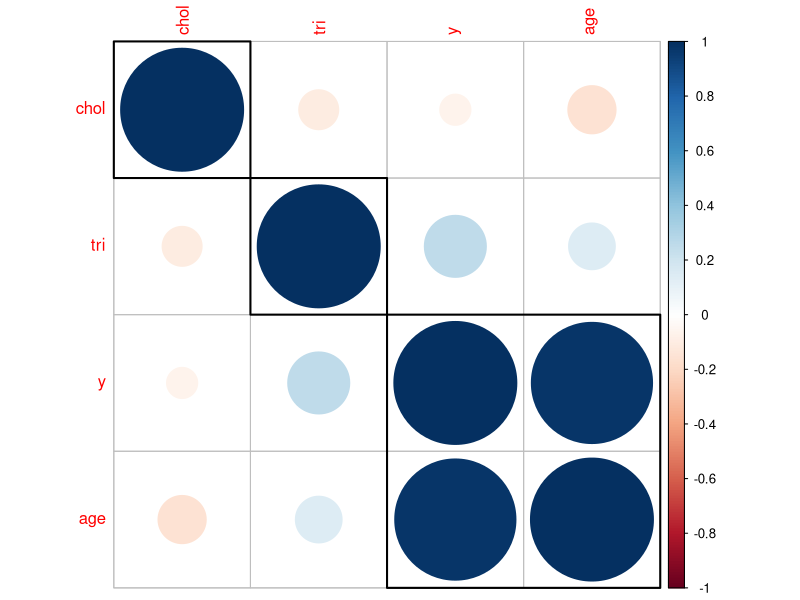
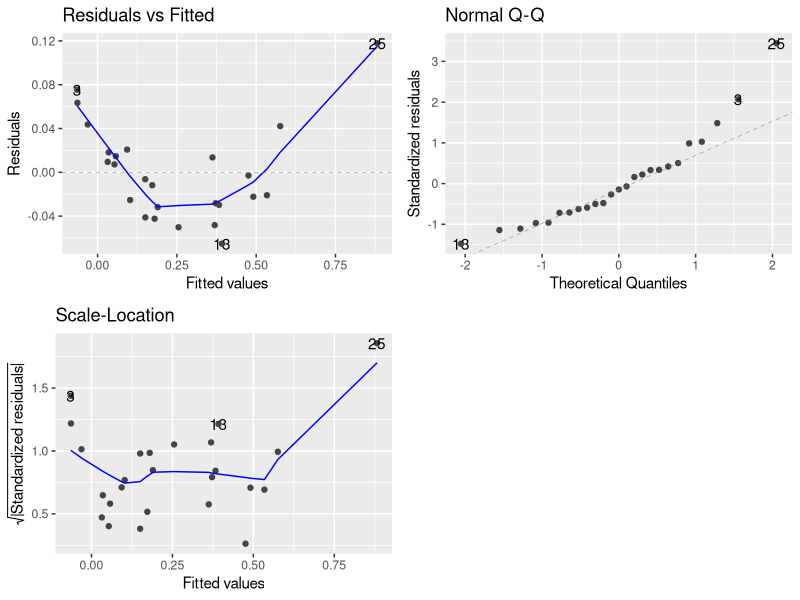
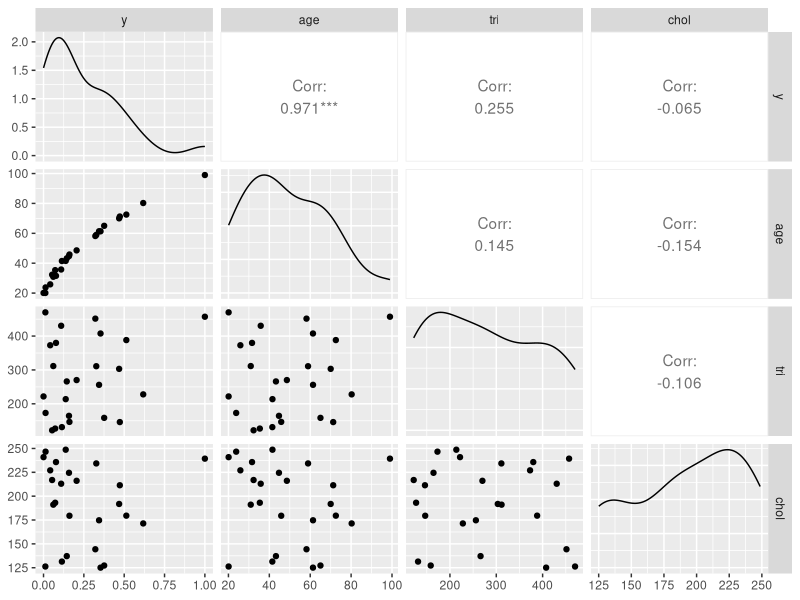
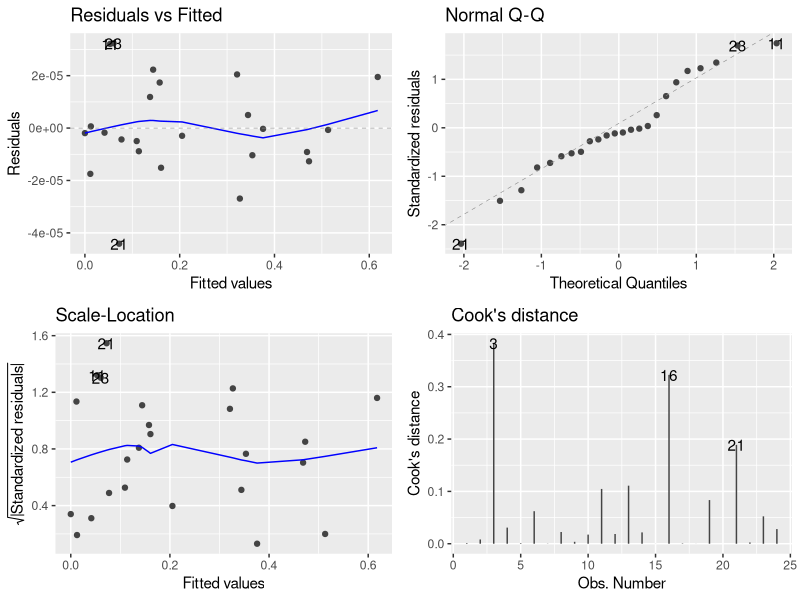

Source code (R) for these figures, in order:
## ---- chunk 1
setwd('/Users/arthurdanjou/Workspace/studies/M1/General Linear Models/TP1')
## ---- chunk 2
library(rmarkdown)
health <- read.table("./health.txt", header = TRUE, sep = " ", dec = ".")
paged_table(health)
## ---- chunk 3
Health <- health[2:5]

library(dplyr)
library(corrplot)
correlation_matrix <- cor(Health)
corrplot(correlation_matrix, order = 'hclust', addrect = 3)
## ---- chunk 4
model <- lm(y ~ ., data = Health)

coefficients(model)
summary(model)
## ---- chunk 5
library(ggfortify)
library(car)
autoplot(model, 1:3)
## ---- chunk 6
set.seed(0)
durbinWatsonTest(model)
## ---- chunk 7
library(GGally)
ggpairs(Health, progress = F)
## ---- chunk 8
Health2 <- Health
Health2$age_sq <- Health2$age^2
Health2 <- Health2[1:24,]

model2 <- lm(y ~ ., data = Health2)

summary(model2)
coefficients(model2)
## ---- chunk 9
library(ggfortify)
library(car)
autoplot(model2, 1:4)
## ---- chunk 10
set.seed(0)
durbinWatsonTest(model2)
